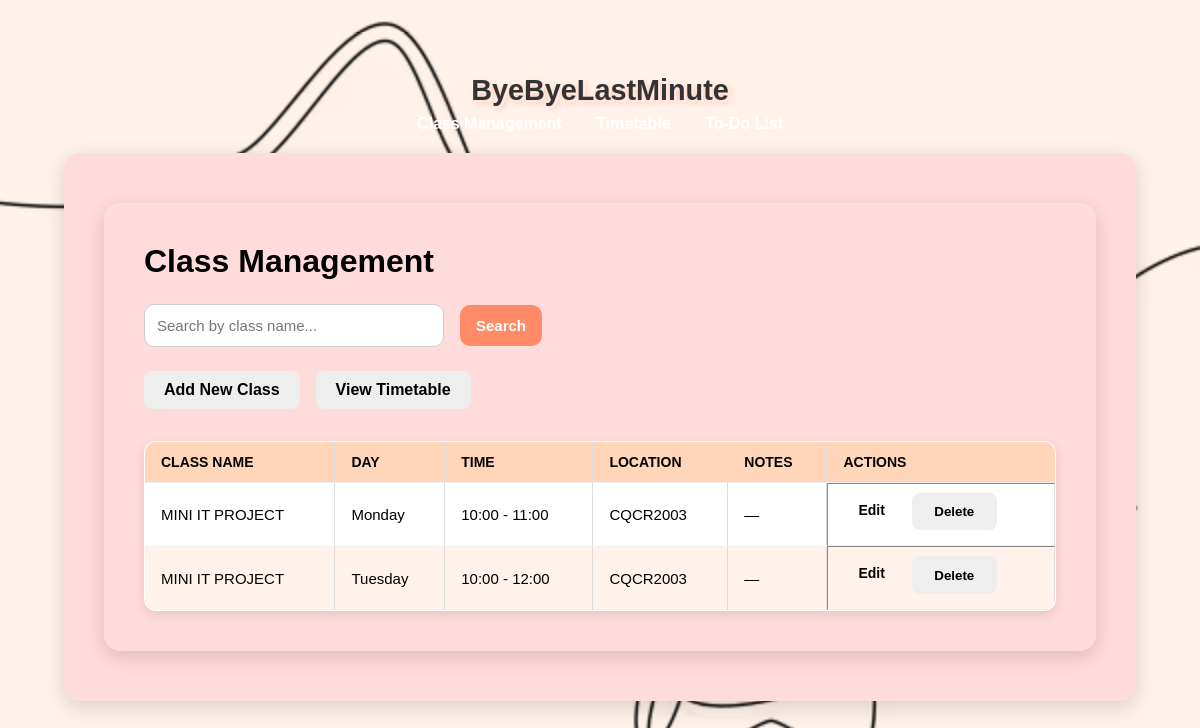
Before: / with the older database file.
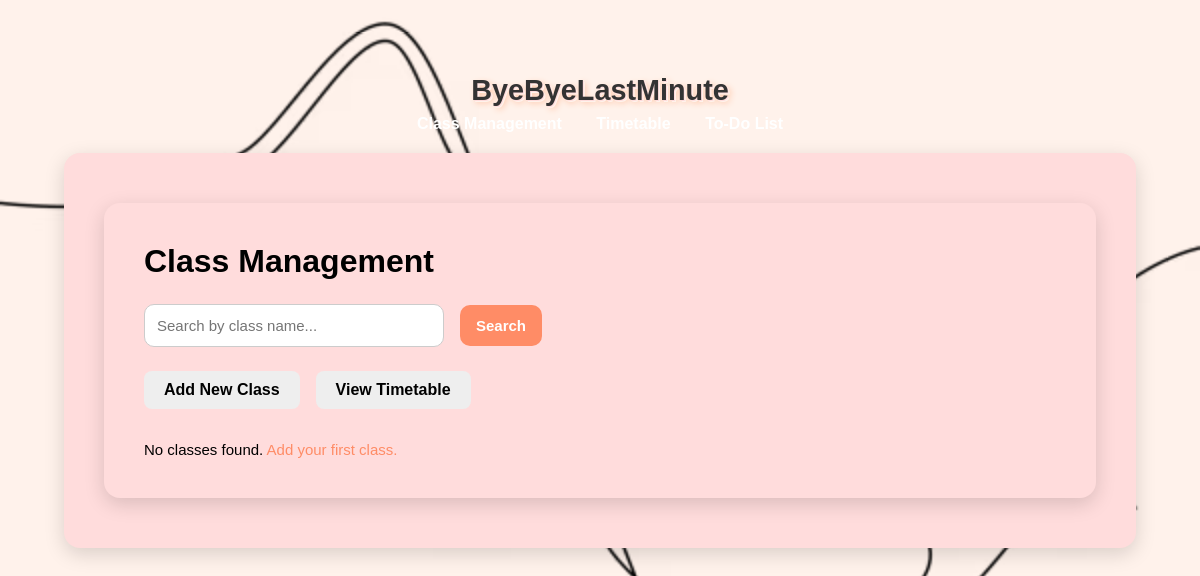
After: the same page with the newer database file.
### tables this page shows
CREATE TABLE classes (
                id INTEGER PRIMARY KEY AUTOINCREMENT,
                name TEXT NOT NULL,
                day TEXT NOT NULL,
                start_time TEXT NOT NULL,
                end_time TEXT NOT NULL,
                location TEXT NOT NULL,
                notes TEXT
            );

### app.py (the view)
@app.route("/", methods=["GET"])
def index():
    search_query = request.args.get("q", "").strip()
    with get_db_connection() as conn:
        if search_query:
            classes = conn.execute(
                "SELECT * FROM classes WHERE name LIKE ? ORDER BY day, start_time",
                (f"%{search_query}%",)
            ).fetchall()
        else:
            classes = conn.execute("SELECT * FROM classes ORDER BY day, start_time").fetchall()
    return render_template("classes.html", classes=classes, search_query=search_query)

### app.py (called while the page is built)
def get_db_connection():
    conn = sqlite3.connect(DB_NAME, timeout=10)
    conn.row_factory = sqlite3.Row
    return conn

@app.context_processor
def inject_vapid_key():
    return dict(VAPID_PUBLIC_KEY=VAPID_PUBLIC_KEY)

### templates/classes.html (shortened to what this page needs)
{% extends "base.html" %}
{% block content %}
<main class="container">
  <h1>Class Management</h1>
  <form method="GET" class="search-form">
    <input type="text" name="q" placeholder="Search by class name..." value="{{ search_query or '' }}">
    <button type="submit">Search</button>
  </form>
  <div class="actions">
    <a href="{{ url_for('add_class') }}" class="button secondary">Add New Class</a>
    <a href="{{ url_for('timetable') }}" class="button secondary">View Timetable</a>
  </div>
  {% if classes %}
    <table border="1" cellpadding="8" cellspacing="0">
      <thead>
        <tr>
          <th>Class Name</th>
          <th>Day</th>
          <th>Time</th>
          <th>Location</th>
          <th>Notes</th>
          <th>Actions</th>
        </tr>
      </thead>
      <tbody>
        {% for class in classes %}
          <tr>
            <td>{{ class['name'] }}</td>
            <td>{{ class['day'] }}</td>
            <td>{{ class['start_time'] }} - {{ class['end_time'] }}</td>
            <td>{{ class['location'] }}</td>
            <td>{{ class['notes'] or '—' }}</td>
            <td class="action-buttons" style="position: relative;">
              <a href="{{ url_for('edit_class', class_id=class['id']) }}" class="button small" style="display:inline-block; vertical-align:middle;">Edit</a>
              <form method="POST" action="{{ url_for('delete_class', class_id=class['id']) }}"
                    onsubmit="return confirm('Are you sure you want to delete this class?');"
                    style="display:inline-block; position: relative; top:-3px; margin-left:5px;">
                <button type="submit" class="secondary small">Delete</button>
              </form>
            </td>
          </tr>
        {% endfor %}
      </tbody>
    </table>
  {% else %}
    <p class="empty-message">
      No classes found. <a href="{{ url_for('add_class') }}">Add your first class.</a>
    </p>
  {% endif %}
</main>
{% endblock %}

### templates/base.html (shortened to what this page needs)
<!DOCTYPE html>
<html lang="en">
<head>
  <link rel="stylesheet" href="{{ url_for('static', filename='style.css') }}">
</head>
<body>
  <header class="site-header">
    <h1>ByeByeLastMinute</h1>
    <nav class="navbar">
      <a href="{{ url_for('index') }}">Class Management</a>
      <a href="{{ url_for('timetable') }}">Timetable</a>
      <a href="{{ url_for('todos') }}">To-Do List</a>
    </nav>
  </header>
  <main class="container">
    {% block content %}{% endblock %}
  </main>
</body>
</html>

### static/style.css (style rules this page uses)
* { margin: 0; padding: 0; box-sizing: border-box; }
html, body { height: 100%; font-family: Arial, sans-serif; background-color: #FFF2EB; background-image: url("Dashboard Background Image.jpg"), url("Dashboard Background Image.avif"); background-repeat: no-repeat; background-size: cover; background-position: center; background-attachment: fixed; color: #000; padding: 2rem; }
.container { max-width: 1100px; width: 100%; margin: 10px auto; padding: 2.5rem; background: #FFDCDC; border-radius: 16px; box-shadow: 0 6px 20px rgba(0,0,0,0.15); }
h1, h2 { margin-bottom: 1rem; color: #000; }
form { display: grid; gap: 1.5rem; }
input, select, textarea { padding: 12px 14px; border-radius: 10px; border: 1px solid #ccc; background: #fff; font-size: 15px; transition: border-color 0.3s; }
.actions { grid-column: span 2; display: flex; gap: 1rem; margin-top: 0.5rem; }
button { padding: 0.7rem 1.4rem; border-radius: 8px; border: none; font-weight: 600; cursor: pointer; transition: background 0.3s; }
button[type="submit"] { background: #ff8c66; color: #fff; }
.search-form { display: flex; gap: 1rem; margin-bottom: 1.5rem; align-items: center; }
.search-form input { flex: 1; max-width: 300px; }
.actions { margin-bottom: 1.5rem; }
.button { display: inline-block; padding: 0.7rem 1.4rem; border-radius: 8px; border: none; font-weight: 600; cursor: pointer; transition: background 0.3s; text-decoration: none; text-align: center; }
.button.secondary { background: #eee; color: #000; }
.site-header h1 { font-size: 3rem; font-weight: bold; text-align: center; margin: 10px auto; color: #333333; text-shadow: 1px 1px 0 #FFDCDC, 2px 2px 0 #FFF2EB, 3px 3px 6px #ffc2a1; }
.site-header { color: #fff; padding: 10px; text-align: center; }
.site-header h1 { margin: 0; font-size: 1.8rem; }
.navbar { margin-top: 8px; }
.navbar a { color: #fff; margin: 0 15px; text-decoration: none; font-weight: bold; }
.container { background: #FFDCDC; border-radius: 16px; box-shadow: 0 6px 20px rgba(0,0,0,0.15); padding: 2.5rem; margin: 10px auto; max-width: 1100px; }
.container h1 { color: #000; margin-bottom: 1.5rem; text-align: left; font-size: 2rem; font-weight: bold; }
.actions { display: flex; justify-content: flex-start; gap: 1rem; margin-bottom: 2rem; flex-wrap: wrap; }
.search-form input { padding: 12px; border-radius: 10px; border: 1px solid #ccc; background: #fff; font-size: 15px; width: 280px; }
.button { padding: 10px 20px; border: none; border-radius: 8px; font-weight: 600; cursor: pointer; text-decoration: none; transition: background 0.3s; color: #000; display: inline-block; }
.button.secondary { background-color: #eee; color: #000; }
.empty-message { text-align: left; color: #000; font-style: normal; margin-top: 1.5rem; font-size: 15px; }
.empty-message a { color: #ff8c66; text-decoration: none; }
.search-form button { padding: 12px 16px; border-radius: 10px; font-size: 15px; border: none; cursor: pointer; transition: background 0.3s; text-align: center; }

Changed rows visible on the page:
removed classes: name "MINI IT PROJECT", day "Monday", start_time "10:00", end_time "11:00", location "CQCR2003", notes "—"
removed classes: name "MINI IT PROJECT", day "Tuesday", start_time "10:00", end_time "12:00", location "CQCR2003", notes "—"
Other visible differences:
text no longer shown: "CLASS NAME DAY TIME LOCATION NOTES ACTIONS"
text now shown: "No classes found. Add your first class."
